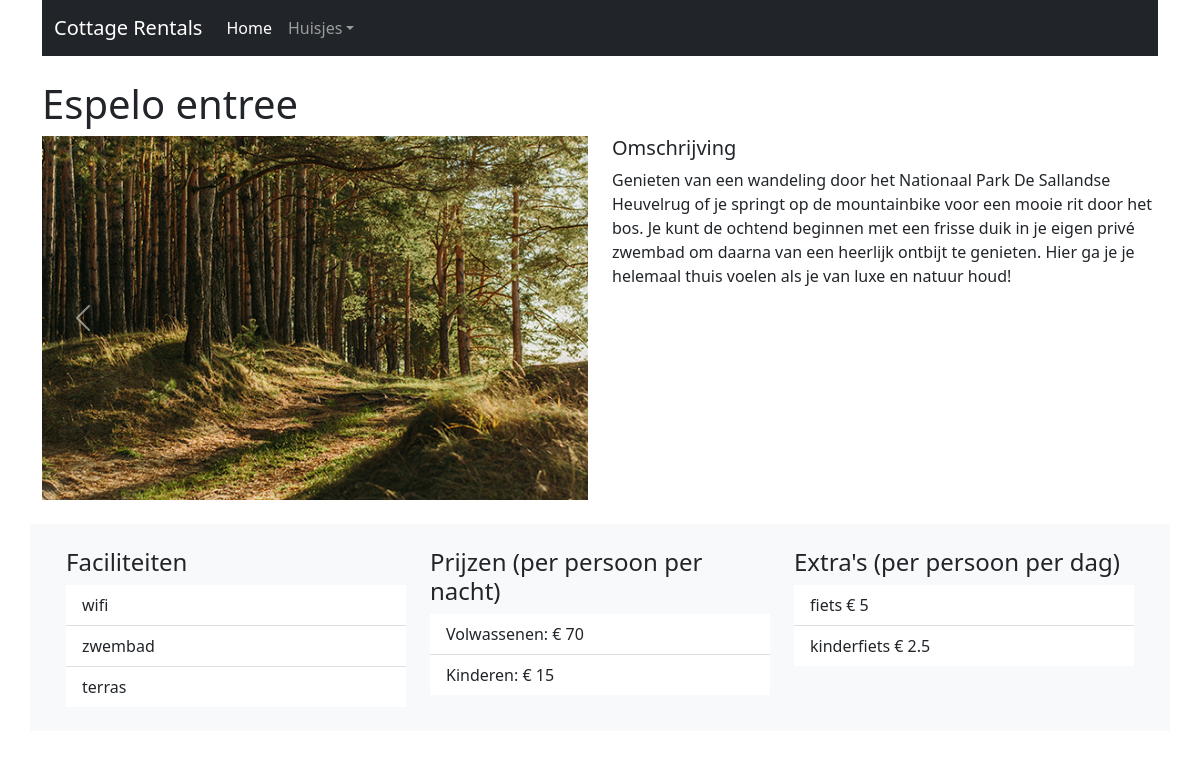
The page /huisjes.php?cottageID=3 on the database its author committed.
### tables this page shows
CREATE TABLE `cottages` (
  `cottage_id` int(11) NOT NULL,
  `cottage_name` varchar(50) NOT NULL,
  `cottage_excerpt` varchar(255) NOT NULL,
  `cottage_descr` longtext NOT NULL,
  `cottage_img` varchar(255) NOT NULL,
  `cottage_img2` varchar(255) NOT NULL,
  `cottage_img3` varchar(255) NOT NULL,
  `cottage_img4` varchar(255) NOT NULL,
  `cottage_price_a` double NOT NULL,
  `cottage_price_b` double NOT NULL,
  `cottage_price_c` double NOT NULL
);

CREATE TABLE `facilities` (
  `facility_id` int(11) NOT NULL,
  `facility_name` varchar(255) NOT NULL
);

CREATE TABLE `additions` (
  `addition_id` int(11) NOT NULL,
  `addition_name` varchar(255) NOT NULL,
  `addition_price` double NOT NULL
);

### includes/functions.php (called while the page is built, shortened)
<?php
function getData($sql, $method){
    global $conn;
    $statement = $conn->query($sql);
    if($method == 'fetch'){
        $result = $statement->fetch(PDO::FETCH_BOTH);
    }
    else {
        $result = $statement->fetchAll(PDO::FETCH_BOTH);
    }
    return $result;
}
?>

### huisjes.php (the view, shortened to what this page needs)
<?php
include 'includes/database.php';
include 'includes/functions.php';
include "header.php";
$huis = $_GET['cottageID'];
if($huis = $_GET['cottageID']){
    $sql = "SELECT * FROM `cottages` WHERE `cottage_id` = $huis;";
    $statement = $conn->query($sql);
    $result = $statement->fetch(PDO::FETCH_BOTH);
}else{
    $huis = 2;
    $sql = "SELECT * FROM `cottages` WHERE `cottage_id` = $huis;";
    $statement = $conn->query($sql);
    $result = $statement->fetch(PDO::FETCH_BOTH);
}
?>
<section>
    <div class="container mt-4">
        <h1><?php echo $result["cottage_name"]?></h1>
        <div class="row">
            <div class="col">
                <div id="carouselExampleControls" class="carousel slide pointer-event" data-bs-ride="carousel">
                    <div class="carousel-inner">
                        <div class="carousel-item active">
                            <img src="images/<?php echo $result["cottage_img2"]?>" class="d-block w-100" alt="ijmuiden-strand.jpg">
                        </div>
                    </div>
                    <button class="carousel-control-prev" type="button" data-bs-target="#carouselExampleControls" data-bs-slide="prev">
                        <span class="carousel-control-prev-icon" aria-hidden="true"></span>
                    </button>
                    <button class="carousel-control-next" type="button" data-bs-target="#carouselExampleControls" data-bs-slide="next">
                        <span class="carousel-control-next-icon" aria-hidden="true"></span>
                    </button>
                </div>
            </div>
            <div class="col">
                <h5>Omschrijving</h5>
                <p><?php echo $result["cottage_descr"]?></p>
            </div>
        </div>
    </div>
</section>
<section>
    <div class="container mt-4 bg-light">
        <div class="row  px-4 py-4">
            <div class="col">
                <?php include "includes/facilities.php";?>
            </div>
            <div class="col">
                <h4>Prijzen (per persoon per nacht)</h4>
                <ul class="list-group list-group-flush">
                    <li class="list-group-item">Volwassenen: &euro; <?php echo $cottage["cottage_price_a"]?></li>
                    <li class="list-group-item">Kinderen: &euro; <?php echo $cottage["cottage_price_c"]?></li>
                </ul>
            </div>
            <div class="col">
               <?php include "includes/additions.php"?>
            </div>
        </div>
    </div>
</section>
<?php
include "footer.php";
?>

### includes/facilities.php
<?php
$sql = "SELECT facilities.facility_name FROM `cottages_facilities` INNER JOIN facilities ON facilities.facility_id=cottages_facilities.facility_id WHERE cottages_facilities.cottage_id = " . $huis;
$tblFacilities = getData($sql, "fetchAll");
?>
<h4>Faciliteiten</h4>
<ul class="list-group list-group-flush">
    <?php
    foreach($tblFacilities as $facility) { ?>
        <li class="list-group-item"><?php echo $facility["facility_name"];?></li>
    <?php }  ?>
</ul>

### includes/additions.php
<?php
$sql = "SELECT * FROM `additions`";
$tblAdditions = getData($sql, "fetchAll");
?>
<h4>Extra's (per persoon per dag)</h4>
<ul class="list-group list-group-flush">
    <?php
    foreach($tblAdditions as $addition) { ?>
    <li class="list-group-item"><?php echo $addition["addition_name"];?> &euro; <?php echo $addition["addition_price"];?></li>
<?php }  ?>

### rows shown on the page
cottages: cottage_name "Espelo entree", cottage_img2 (picture), cottage_descr "Genieten van een wandeling door het Nationaal Park De Sallandse Heuvelrug of je springt op de mountainbike voor een mooie rit door het bos. Je kunt de ochtend beginnen met een frisse duik in je eigen privé zwembad om daarna van een heerlijk ontbijt te genieten. Hier ga je je helemaal thuis voelen als je van luxe en natuur houd!", cottage_price_a "70", cottage_price_c "15"
facilities: facility_name "wifi"
facilities: facility_name "zwembad"
facilities: facility_name "terras"
additions: addition_name "fiets", addition_price "5"
additions: addition_name "kinderfiets", addition_price "2.5"
